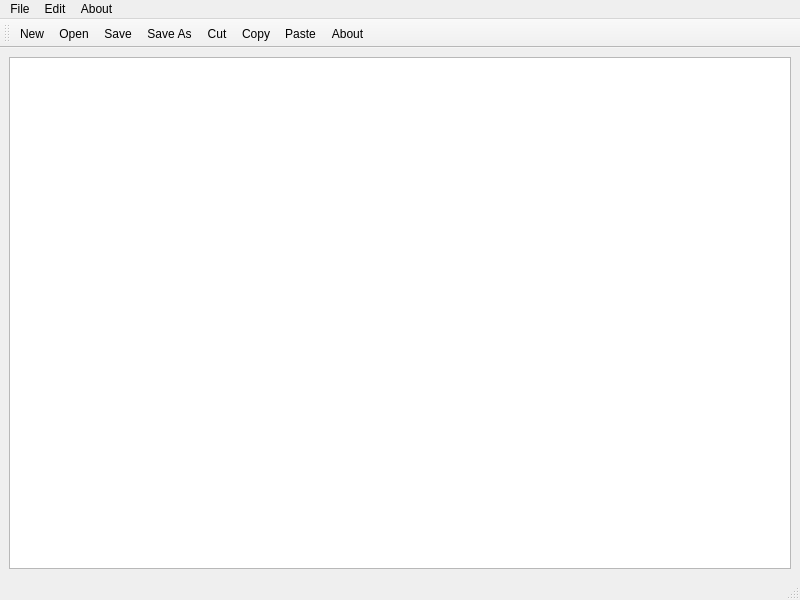
<?xml version="1.0" encoding="UTF-8"?>
<ui version="4.0">
 <class>Notepad</class>
 <widget class="QMainWindow" name="Notepad">
  <property name="geometry">
   <rect>
    <x>0</x>
    <y>0</y>
    <width>800</width>
    <height>600</height>
   </rect>
  </property>
  <property name="windowTitle">
   <string>Notepad</string>
  </property>
  <widget class="QWidget" name="centralwidget">
   <layout class="QVBoxLayout" name="verticalLayout">
    <item>
     <widget class="QTextEdit" name="textEdit"/>
    </item>
   </layout>
  </widget>
  <widget class="QMenuBar" name="menubar">
   <property name="geometry">
    <rect>
     <x>0</x>
     <y>0</y>
     <width>800</width>
     <height>24</height>
    </rect>
   </property>
   <widget class="QMenu" name="menuFile">
    <property name="title">
     <string>File</string>
    </property>
    <addaction name="actionNew"/>
    <addaction name="actionOpen"/>
    <addaction name="separator"/>
    <addaction name="actionSave"/>
    <addaction name="actionSave_As"/>
   </widget>
   <widget class="QMenu" name="menuEdit">
    <property name="title">
     <string>Edit</string>
    </property>
    <addaction name="actionCut"/>
    <addaction name="actionCopy"/>
    <addaction name="actionPaste"/>
   </widget>
   <widget class="QMenu" name="menuAbout">
    <property name="title">
     <string>About</string>
    </property>
    <addaction name="actionAbout"/>
   </widget>
   <addaction name="menuFile"/>
   <addaction name="menuEdit"/>
   <addaction name="menuAbout"/>
  </widget>
  <widget class="QStatusBar" name="statusbar"/>
  <widget class="QToolBar" name="toolBar">
   <property name="windowTitle">
    <string>toolBar</string>
   </property>
   <attribute name="toolBarArea">
    <enum>TopToolBarArea</enum>
   </attribute>
   <attribute name="toolBarBreak">
    <bool>false</bool>
   </attribute>
   <addaction name="actionNew"/>
   <addaction name="actionOpen"/>
   <addaction name="actionSave"/>
   <addaction name="actionSave_As"/>
   <addaction name="actionCut"/>
   <addaction name="actionCopy"/>
   <addaction name="actionPaste"/>
   <addaction name="actionAbout"/>
  </widget>
  <action name="actionNew">
   <property name="icon">
    <iconset resource="notepad.qrc">
     <normaloff>:/images/new.png</normaloff>:/images/new.png</iconset>
   </property>
   <property name="text">
    <string>New</string>
   </property>
  </action>
  <action name="actionOpen">
   <property name="icon">
    <iconset resource="notepad.qrc">
     <normaloff>:/images/open.png</normaloff>:/images/open.png</iconset>
   </property>
   <property name="text">
    <string>Open</string>
   </property>
  </action>
  <action name="actionSave">
   <property name="icon">
    <iconset resource="notepad.qrc">
     <normaloff>:/images/save.png</normaloff>:/images/save.png</iconset>
   </property>
   <property name="text">
    <string>Save</string>
   </property>
  </action>
  <action name="actionSave_As">
   <property name="icon">
    <iconset resource="notepad.qrc">
     <normaloff>:/images/save_as.png</normaloff>:/images/save_as.png</iconset>
   </property>
   <property name="text">
    <string>Save As</string>
   </property>
  </action>
  <action name="actionCut">
   <property name="icon">
    <iconset resource="notepad.qrc">
     <normaloff>:/images/cut.png</normaloff>:/images/cut.png</iconset>
   </property>
   <property name="text">
    <string>Cut</string>
   </property>
  </action>
  <action name="actionCopy">
   <property name="icon">
    <iconset resource="notepad.qrc">
     <normaloff>:/images/copy.png</normaloff>:/images/copy.png</iconset>
   </property>
   <property name="text">
    <string>Copy</string>
   </property>
  </action>
  <action name="actionPaste">
   <property name="icon">
    <iconset resource="notepad.qrc">
     <normaloff>:/images/paste.png</normaloff>:/images/paste.png</iconset>
   </property>
   <property name="text">
    <string>Paste</string>
   </property>
  </action>
  <action name="actionAbout">
   <property name="icon">
    <iconset resource="notepad.qrc">
     <normaloff>:/images/info.png</normaloff>:/images/info.png</iconset>
   </property>
   <property name="text">
    <string>About</string>
   </property>
  </action>
 </widget>
 <resources>
  <include location="notepad.qrc"/>
 </resources>
 <connections/>
</ui>
